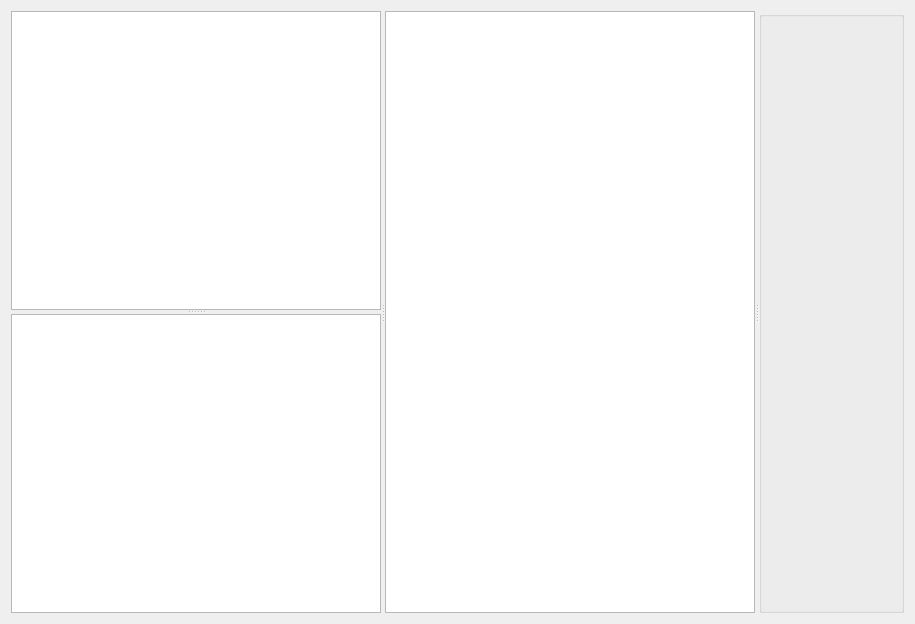
<?xml version="1.0" encoding="UTF-8"?>
<ui version="4.0">
 <class>DragDropWidget</class>
 <widget class="QWidget" name="DragDropWidget">
  <property name="geometry">
   <rect>
    <x>0</x>
    <y>0</y>
    <width>915</width>
    <height>624</height>
   </rect>
  </property>
  <property name="windowTitle">
   <string>DragDropWidget</string>
  </property>
  <layout class="QGridLayout" name="gridLayout">
   <item row="0" column="0">
    <widget class="QSplitter" name="splitter_3">
     <property name="orientation">
      <enum>Qt::Horizontal</enum>
     </property>
     <widget class="QSplitter" name="splitter_2">
      <property name="orientation">
       <enum>Qt::Horizontal</enum>
      </property>
      <widget class="QSplitter" name="splitter">
       <property name="orientation">
        <enum>Qt::Vertical</enum>
       </property>
       <widget class="ItemQTreeWidget" name="treeWidget">
        <property name="styleSheet">
         <string notr="true"/>
        </property>
        <property name="dragEnabled">
         <bool>true</bool>
        </property>
        <property name="indentation">
         <number>10</number>
        </property>
        <property name="headerHidden">
         <bool>true</bool>
        </property>
        <column>
         <property name="text">
          <string>1</string>
         </property>
        </column>
       </widget>
       <widget class="QUndoView" name="undoView"/>
      </widget>
      <widget class="DragDropQGraphicsView" name="graphicsView"/>
     </widget>
     <widget class="QGroupBox" name="groupBox">
      <property name="title">
       <string/>
      </property>
     </widget>
    </widget>
   </item>
  </layout>
 </widget>
 <layoutdefault spacing="6" margin="11"/>
 <customwidgets>
  <customwidget>
   <class>DragDropQGraphicsView</class>
   <extends>QGraphicsView</extends>
   <header>dragdropqgraphicsview.h</header>
  </customwidget>
  <customwidget>
   <class>ItemQTreeWidget</class>
   <extends>QTreeWidget</extends>
   <header>itemqtreewidget.h</header>
  </customwidget>
 </customwidgets>
 <resources>
  <include location="app.qrc"/>
 </resources>
 <connections/>
</ui>
